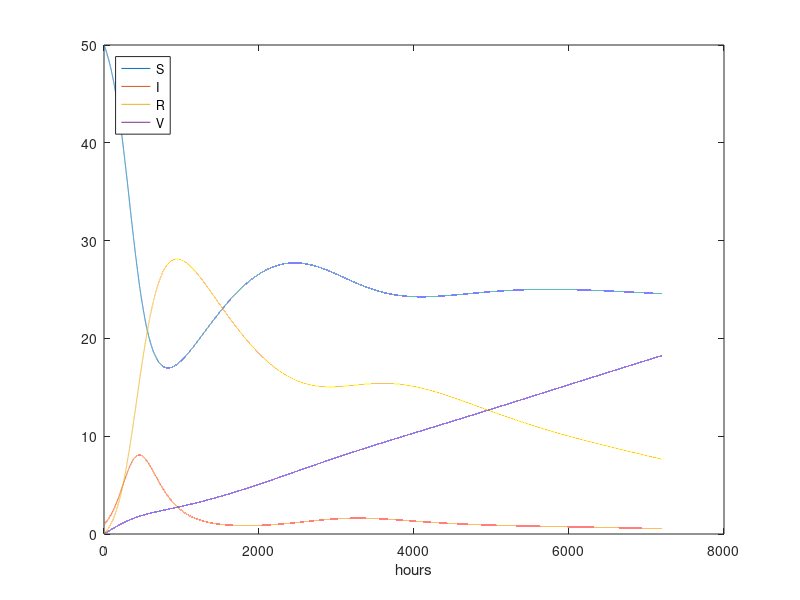

MATLAB code to generate this figure:
% As SIR2.py, but including constant vaccination

% Time unit: 1 h
beta = 10/(40*8*24);
beta = beta/4;                % Reduce beta compared to SIR1.py
fprintf('beta: %g\n', beta);
gamma = 3/(15*24);
dt = 0.1;                      % 6 min
D = 300;                       % Simulate for D days
N_t = floor(D*24/dt);          % Corresponding no of hours
nu = 1/(24*50);                % Average loss of immunity: 50 days
p = 0.0001;

t = linspace(0, N_t*dt, N_t+1);
S = zeros(N_t+1, 1);
I = zeros(N_t+1, 1);
R = zeros(N_t+1, 1);
V = zeros(N_t+1, 1);

% Initial condition
S(1) = 50;
I(1) = 1;
R(1) = 0;
V(1) = 0;

% Step equations forward in time
for n = 1:N_t
    S(n+1) = S(n) - dt*beta*S(n)*I(n) + dt*nu*R(n) - dt*p*S(n);
    V(n+1) = V(n) + dt*p*S(n);
    I(n+1) = I(n) + dt*beta*S(n)*I(n) - dt*gamma*I(n);
    R(n+1) = R(n) + dt*gamma*I(n) - dt*nu*R(n);
    loss = floor(V(n+1) + S(n+1) + R(n+1) + I(n+1)) -...
                         floor(V(1) + S(1) + R(1) + I(1));
    if loss > 0
        fprintf('loss: %d\n', loss);
    end
end

plot(t, S, t, I, t, R, t, V);
legend('S', 'I', 'R', 'V', 'Location', 'northwest');
xlabel('hours');
